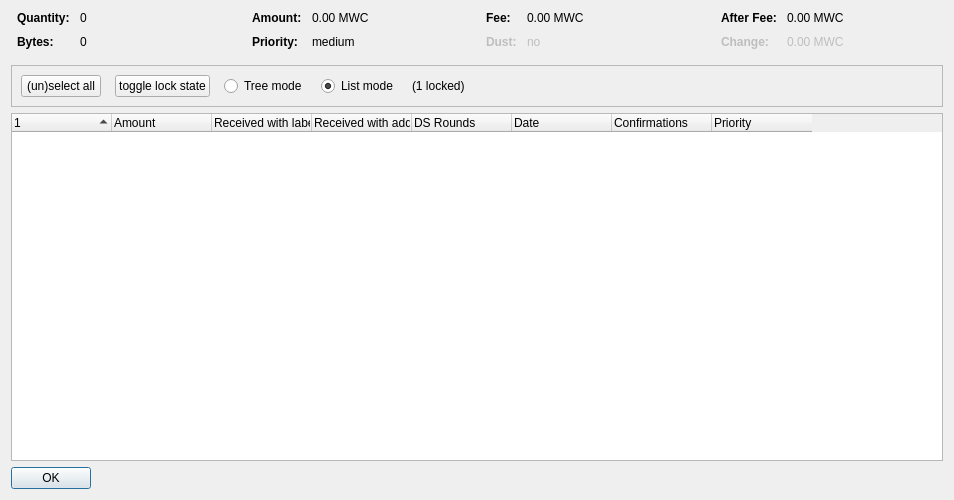
<?xml version="1.0" encoding="UTF-8"?>
<ui version="4.0">
 <class>CoinControlDialog</class>
 <widget class="QDialog" name="CoinControlDialog">
  <property name="geometry">
   <rect>
    <x>0</x>
    <y>0</y>
    <width>954</width>
    <height>500</height>
   </rect>
  </property>
  <property name="windowTitle">
   <string>Coin Selection</string>
  </property>
  <layout class="QVBoxLayout" name="verticalLayout">
   <item>
    <layout class="QHBoxLayout" name="horizontalLayoutTop" stretch="0,0,0,0">
     <property name="topMargin">
      <number>0</number>
     </property>
     <property name="bottomMargin">
      <number>10</number>
     </property>
     <item>
      <layout class="QFormLayout" name="formLayoutCoinControl1">
       <property name="horizontalSpacing">
        <number>10</number>
       </property>
       <property name="verticalSpacing">
        <number>10</number>
       </property>
       <property name="leftMargin">
        <number>6</number>
       </property>
       <property name="rightMargin">
        <number>6</number>
       </property>
       <item row="0" column="0">
        <widget class="QLabel" name="labelCoinControlQuantityText">
         <property name="font">
          <font>
           <weight>75</weight>
           <bold>true</bold>
          </font>
         </property>
         <property name="text">
          <string>Quantity:</string>
         </property>
        </widget>
       </item>
       <item row="0" column="1">
        <widget class="QLabel" name="labelCoinControlQuantity">
         <property name="cursor">
          <cursorShape>IBeamCursor</cursorShape>
         </property>
         <property name="contextMenuPolicy">
          <enum>Qt::ActionsContextMenu</enum>
         </property>
         <property name="text">
          <string notr="true">0</string>
         </property>
         <property name="textInteractionFlags">
          <set>Qt::LinksAccessibleByMouse|Qt::TextSelectableByKeyboard|Qt::TextSelectableByMouse</set>
         </property>
        </widget>
       </item>
       <item row="1" column="0">
        <widget class="QLabel" name="labelCoinControlBytesText">
         <property name="font">
          <font>
           <weight>75</weight>
           <bold>true</bold>
          </font>
         </property>
         <property name="text">
          <string>Bytes:</string>
         </property>
        </widget>
       </item>
       <item row="1" column="1">
        <widget class="QLabel" name="labelCoinControlBytes">
         <property name="cursor">
          <cursorShape>IBeamCursor</cursorShape>
         </property>
         <property name="contextMenuPolicy">
          <enum>Qt::ActionsContextMenu</enum>
         </property>
         <property name="text">
          <string notr="true">0</string>
         </property>
         <property name="textInteractionFlags">
          <set>Qt::LinksAccessibleByMouse|Qt::TextSelectableByKeyboard|Qt::TextSelectableByMouse</set>
         </property>
        </widget>
       </item>
      </layout>
     </item>
     <item>
      <layout class="QFormLayout" name="formLayoutCoinControl2">
       <property name="horizontalSpacing">
        <number>10</number>
       </property>
       <property name="verticalSpacing">
        <number>10</number>
       </property>
       <property name="leftMargin">
        <number>6</number>
       </property>
       <property name="rightMargin">
        <number>6</number>
       </property>
       <item row="0" column="0">
        <widget class="QLabel" name="labelCoinControlAmountText">
         <property name="font">
          <font>
           <weight>75</weight>
           <bold>true</bold>
          </font>
         </property>
         <property name="text">
          <string>Amount:</string>
         </property>
        </widget>
       </item>
       <item row="0" column="1">
        <widget class="QLabel" name="labelCoinControlAmount">
         <property name="cursor">
          <cursorShape>IBeamCursor</cursorShape>
         </property>
         <property name="contextMenuPolicy">
          <enum>Qt::ActionsContextMenu</enum>
         </property>
         <property name="text">
          <string notr="true">0.00 MWC</string>
         </property>
         <property name="textInteractionFlags">
          <set>Qt::LinksAccessibleByMouse|Qt::TextSelectableByKeyboard|Qt::TextSelectableByMouse</set>
         </property>
        </widget>
       </item>
       <item row="1" column="0">
        <widget class="QLabel" name="labelCoinControlPriorityText">
         <property name="font">
          <font>
           <weight>75</weight>
           <bold>true</bold>
          </font>
         </property>
         <property name="text">
          <string>Priority:</string>
         </property>
        </widget>
       </item>
       <item row="1" column="1">
        <widget class="QLabel" name="labelCoinControlPriority">
         <property name="cursor">
          <cursorShape>IBeamCursor</cursorShape>
         </property>
         <property name="contextMenuPolicy">
          <enum>Qt::ActionsContextMenu</enum>
         </property>
         <property name="text">
          <string>medium</string>
         </property>
         <property name="textInteractionFlags">
          <set>Qt::LinksAccessibleByMouse|Qt::TextSelectableByKeyboard|Qt::TextSelectableByMouse</set>
         </property>
        </widget>
       </item>
      </layout>
     </item>
     <item>
      <layout class="QFormLayout" name="formLayoutCoinControl3">
       <property name="horizontalSpacing">
        <number>10</number>
       </property>
       <property name="verticalSpacing">
        <number>10</number>
       </property>
       <property name="leftMargin">
        <number>6</number>
       </property>
       <property name="rightMargin">
        <number>6</number>
       </property>
       <item row="0" column="0">
        <widget class="QLabel" name="labelCoinControlFeeText">
         <property name="font">
          <font>
           <weight>75</weight>
           <bold>true</bold>
          </font>
         </property>
         <property name="text">
          <string>Fee:</string>
         </property>
        </widget>
       </item>
       <item row="0" column="1">
        <widget class="QLabel" name="labelCoinControlFee">
         <property name="cursor">
          <cursorShape>IBeamCursor</cursorShape>
         </property>
         <property name="contextMenuPolicy">
          <enum>Qt::ActionsContextMenu</enum>
         </property>
         <property name="text">
          <string notr="true">0.00 MWC</string>
         </property>
         <property name="textInteractionFlags">
          <set>Qt::LinksAccessibleByMouse|Qt::TextSelectableByKeyboard|Qt::TextSelectableByMouse</set>
         </property>
        </widget>
       </item>
       <item row="1" column="0">
        <widget class="QLabel" name="labelCoinControlLowOutputText">
         <property name="enabled">
          <bool>false</bool>
         </property>
         <property name="font">
          <font>
           <weight>75</weight>
           <bold>true</bold>
          </font>
         </property>
         <property name="text">
          <string>Dust:</string>
         </property>
        </widget>
       </item>
       <item row="1" column="1">
        <widget class="QLabel" name="labelCoinControlLowOutput">
         <property name="enabled">
          <bool>false</bool>
         </property>
         <property name="cursor">
          <cursorShape>IBeamCursor</cursorShape>
         </property>
         <property name="contextMenuPolicy">
          <enum>Qt::ActionsContextMenu</enum>
         </property>
         <property name="text">
          <string>no</string>
         </property>
         <property name="textInteractionFlags">
          <set>Qt::LinksAccessibleByMouse|Qt::TextSelectableByKeyboard|Qt::TextSelectableByMouse</set>
         </property>
        </widget>
       </item>
      </layout>
     </item>
     <item>
      <layout class="QFormLayout" name="formLayoutCoinControl4">
       <property name="horizontalSpacing">
        <number>10</number>
       </property>
       <property name="verticalSpacing">
        <number>10</number>
       </property>
       <property name="leftMargin">
        <number>6</number>
       </property>
       <property name="rightMargin">
        <number>6</number>
       </property>
       <item row="0" column="0">
        <widget class="QLabel" name="labelCoinControlAfterFeeText">
         <property name="font">
          <font>
           <weight>75</weight>
           <bold>true</bold>
          </font>
         </property>
         <property name="text">
          <string>After Fee:</string>
         </property>
        </widget>
       </item>
       <item row="0" column="1">
        <widget class="QLabel" name="labelCoinControlAfterFee">
         <property name="cursor">
          <cursorShape>IBeamCursor</cursorShape>
         </property>
         <property name="contextMenuPolicy">
          <enum>Qt::ActionsContextMenu</enum>
         </property>
         <property name="text">
          <string notr="true">0.00 MWC</string>
         </property>
         <property name="textInteractionFlags">
          <set>Qt::LinksAccessibleByMouse|Qt::TextSelectableByKeyboard|Qt::TextSelectableByMouse</set>
         </property>
        </widget>
       </item>
       <item row="1" column="0">
        <widget class="QLabel" name="labelCoinControlChangeText">
         <property name="enabled">
          <bool>false</bool>
         </property>
         <property name="font">
          <font>
           <weight>75</weight>
           <bold>true</bold>
          </font>
         </property>
         <property name="text">
          <string>Change:</string>
         </property>
        </widget>
       </item>
       <item row="1" column="1">
        <widget class="QLabel" name="labelCoinControlChange">
         <property name="enabled">
          <bool>false</bool>
         </property>
         <property name="cursor">
          <cursorShape>IBeamCursor</cursorShape>
         </property>
         <property name="contextMenuPolicy">
          <enum>Qt::ActionsContextMenu</enum>
         </property>
         <property name="text">
          <string notr="true">0.00 MWC</string>
         </property>
         <property name="textInteractionFlags">
          <set>Qt::LinksAccessibleByMouse|Qt::TextSelectableByKeyboard|Qt::TextSelectableByMouse</set>
         </property>
        </widget>
       </item>
      </layout>
     </item>
    </layout>
   </item>
   <item>
    <widget class="QFrame" name="frame">
     <property name="minimumSize">
      <size>
       <width>0</width>
       <height>40</height>
      </size>
     </property>
     <property name="frameShape">
      <enum>QFrame::StyledPanel</enum>
     </property>
     <property name="frameShadow">
      <enum>QFrame::Sunken</enum>
     </property>
     <layout class="QHBoxLayout" name="horizontalLayout">
      <item>
       <layout class="QHBoxLayout" name="horizontalLayoutPanel" stretch="0,0,0,0,0,0">
        <property name="spacing">
         <number>14</number>
        </property>
        <item>
         <widget class="QPushButton" name="pushButtonSelectAll">
          <property name="sizePolicy">
           <sizepolicy hsizetype="Maximum" vsizetype="Fixed">
            <horstretch>0</horstretch>
            <verstretch>0</verstretch>
           </sizepolicy>
          </property>
          <property name="text">
           <string>(un)select all</string>
          </property>
          <property name="autoDefault">
           <bool>false</bool>
          </property>
         </widget>
        </item>
        <item>
         <widget class="QPushButton" name="pushButtonToggleLock">
          <property name="sizePolicy">
           <sizepolicy hsizetype="Maximum" vsizetype="Fixed">
            <horstretch>0</horstretch>
            <verstretch>0</verstretch>
           </sizepolicy>
          </property>
          <property name="text">
           <string>toggle lock state</string>
          </property>
          <property name="autoDefault">
           <bool>false</bool>
          </property>
         </widget>
        </item>
        <item>
         <widget class="QRadioButton" name="radioTreeMode">
          <property name="sizePolicy">
           <sizepolicy hsizetype="Maximum" vsizetype="Fixed">
            <horstretch>0</horstretch>
            <verstretch>0</verstretch>
           </sizepolicy>
          </property>
          <property name="text">
           <string>Tree mode</string>
          </property>
         </widget>
        </item>
        <item>
         <widget class="QRadioButton" name="radioListMode">
          <property name="sizePolicy">
           <sizepolicy hsizetype="Maximum" vsizetype="Fixed">
            <horstretch>0</horstretch>
            <verstretch>0</verstretch>
           </sizepolicy>
          </property>
          <property name="text">
           <string>List mode</string>
          </property>
          <property name="checked">
           <bool>true</bool>
          </property>
         </widget>
        </item>
        <item>
         <widget class="QLabel" name="labelLocked">
          <property name="text">
           <string>(1 locked)</string>
          </property>
         </widget>
        </item>
        <item>
         <spacer name="horizontalSpacer">
          <property name="orientation">
           <enum>Qt::Horizontal</enum>
          </property>
          <property name="sizeHint" stdset="0">
           <size>
            <width>40</width>
            <height>20</height>
           </size>
          </property>
         </spacer>
        </item>
       </layout>
      </item>
     </layout>
    </widget>
   </item>
   <item>
    <widget class="CoinControlTreeWidget" name="treeWidget">
     <property name="contextMenuPolicy">
      <enum>Qt::CustomContextMenu</enum>
     </property>
     <property name="sortingEnabled">
      <bool>false</bool>
     </property>
     <property name="columnCount">
      <number>8</number>
     </property>
     <attribute name="headerShowSortIndicator" stdset="0">
      <bool>true</bool>
     </attribute>
     <attribute name="headerStretchLastSection">
      <bool>false</bool>
     </attribute>
     <column>
      <property name="text">
       <string/>
      </property>
     </column>
     <column>
      <property name="text">
       <string>Amount</string>
      </property>
     </column>
     <column>
      <property name="text">
       <string>Received with label</string>
      </property>
     </column>
     <column>
      <property name="text">
       <string>Received with address</string>
      </property>
     </column>
     <column>
      <property name="text">
       <string>DS Rounds</string>
      </property>
     </column>
     <column>
      <property name="text">
       <string>Date</string>
      </property>
     </column>
     <column>
      <property name="text">
       <string>Confirmations</string>
      </property>
      <property name="toolTip">
       <string>Confirmed</string>
      </property>
     </column>
     <column>
      <property name="text">
       <string>Priority</string>
      </property>
     </column>
    </widget>
   </item>
   <item>
    <widget class="QDialogButtonBox" name="buttonBox">
     <property name="sizePolicy">
      <sizepolicy hsizetype="Maximum" vsizetype="Fixed">
       <horstretch>0</horstretch>
       <verstretch>0</verstretch>
      </sizepolicy>
     </property>
     <property name="orientation">
      <enum>Qt::Horizontal</enum>
     </property>
     <property name="standardButtons">
      <set>QDialogButtonBox::Ok</set>
     </property>
    </widget>
   </item>
  </layout>
 </widget>
 <customwidgets>
  <customwidget>
   <class>CoinControlTreeWidget</class>
   <extends>QTreeWidget</extends>
   <header>coincontroltreewidget.h</header>
  </customwidget>
 </customwidgets>
 <resources/>
 <connections/>
</ui>
